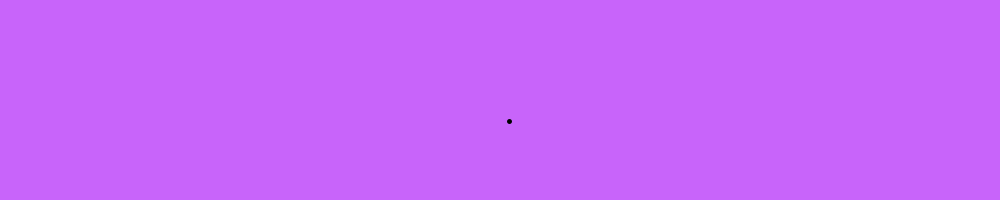
Frame 1 (no input)
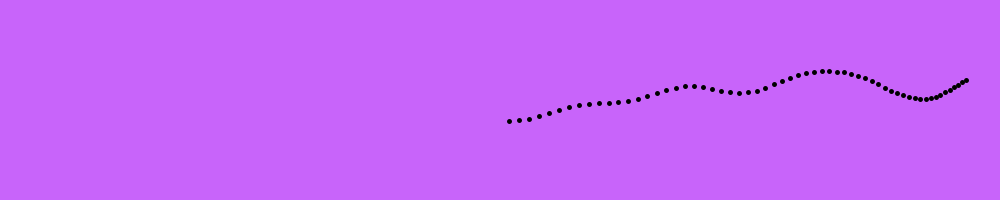
Frame 60 (the mouse pressed at the canvas centre just before this capture)
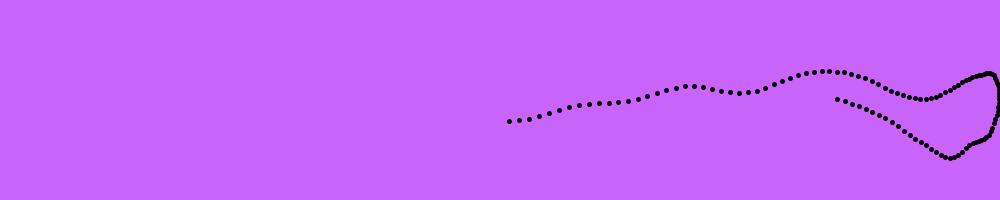
Frame 120 (the mouse held since frame 60 and released just before this capture)

The Processing sketch that drew these frames (run headless with seeded random() and noise(); from frame 60 on, the mouse is pressed at the canvas centre):

// Processing sketch: noise_play
// ── noise_play.pde
float n;
float x;
float y;
float m;
float z;
float l;
void setup () {
  size(1000, 200);
  background(200, 100, 250, 6);
 }

void draw() {
 x = noise(n);
 y = noise(m);
 z = noise(l);
 m += 0.02;
 n += 0.01;
 l += 0.001;
  
 float r = map(x, 0, 1, 0, 255);
 float g = map(y, 0, 1, 0, 255);
 float b = map(z, 0, 1, 0, 255);
 
 float i = map(sin(m), -1, 1, 0, width);
 float j = map(y, 0, 1, 0, height);
 
// background(r, g, b);
 
 println(r, g, b);
 strokeWeight(5);
 point(i, j);
}
